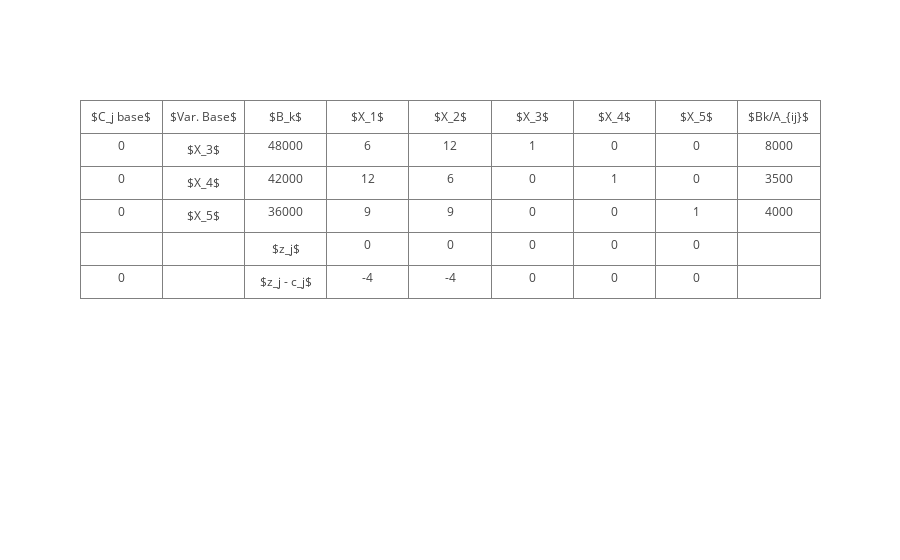

Source (notebook cell):
### Markdown cell above
# Método SIMPLEX

### Code cell
from plotly import graph_objs as go
import plotly.offline as py
py.init_notebook_mode(connected=True)


def visualizar_tabla_simplex(vars, base, cj_base, bk, vals_slack, zj, zj_cj, bk_aj, costo_total):
    # Construir columnas:
    header_values = ['$C_j base$', '$Var. Base$', '$B_k$'] + vars + ['$Bk/A_{ij}$']
    col_i = cj_base + [''] + [costo_total]
    col_iii = bk + ['$z_j$', '$z_j - c_j$']
    rest_cols = [col + [zj[i]] + [zj_cj[i]] for i, col in enumerate(vals_slack)]
    cells_values = [col_i, [vars[i] for i in base], col_iii] + rest_cols + [bk_aj]
    
    # Construir y printear tabla:
    fig = go.Figure(data=[go.Table(header=dict(values=header_values),
                                   cells=dict(values=cells_values))
                         ])
    fig.show()
    
visualizar_tabla_simplex(['$X_1$', '$X_2$', '$X_3$', '$X_4$', '$X_5$'], 
                         [2, 3, 4], 
                         [0, 0, 0], 
                         [48000, 42000, 36000], 
                         [[6, 12, 9], [12, 6, 9], [1, 0, 0], [0, 1, 0], [0, 0, 1]],
                         [0, 0, 0, 0, 0],
                         [-4, -4, 0, 0, 0],
                         [8000, 3500, 4000],
                         0)

### Figure 1 — Plotly figure (JSON) as saved in the notebook; plotly's stock layout.template omitted (floating-point values rounded to 4 significant figures)
{"data": [{"cells": {"values": [[0, 0, 0, "", 0], ["$X_3$", "$X_4$", "$X_5$"], [48000, 42000, 36000, "$z_j$", "$z_j - c_j$"], [6, 12, 9, 0, -4], [12, 6, 9, 0, -4], [1, 0, 0, 0, 0], [0, 1, 0, 0, 0], [0, 0, 1, 0, 0], [8000, 3500, 4000]]}, "header": {"values": ["$C_j base$", "$Var. Base$", "$B_k$", "$X_1$", "$X_2$", "$X_3$", "$X_4$", "$X_5$", "$Bk/A_{ij}$"]}, "type": "table", "uid": "035dbdef-3d6f-4521-8268-782aa57d6a63"}], "layout": {}}
